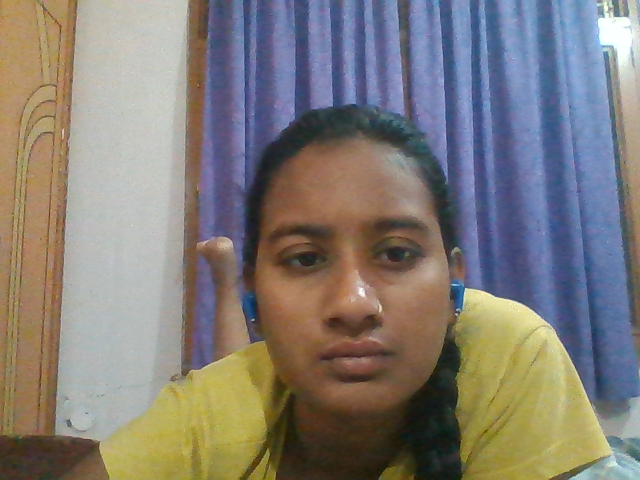
#> input picture 2.png, 640 x 480 px, given in place of the camera
$ jupyter execute day15.ipynb
#> lines starting #> are read from the running program, lines starting #| are printed output that depends on the picture; after the words box and inside, x2 and y2 are one past the last pixel; in counts of white or black regions, pixels touching at a corner belong together
[cell 1]
import cv2, plotly, plotly.express as px, skimage
vid=cv2.VideoCapture(0)
while True:
    flag,img=vid.read()
#> img is the input picture: shape (480, 640, 3); mean B, G, R 119, 124.5, 130
    if flag:
        gray_img=cv2.cvtColor(img,cv2.COLOR_BGR2GRAY)
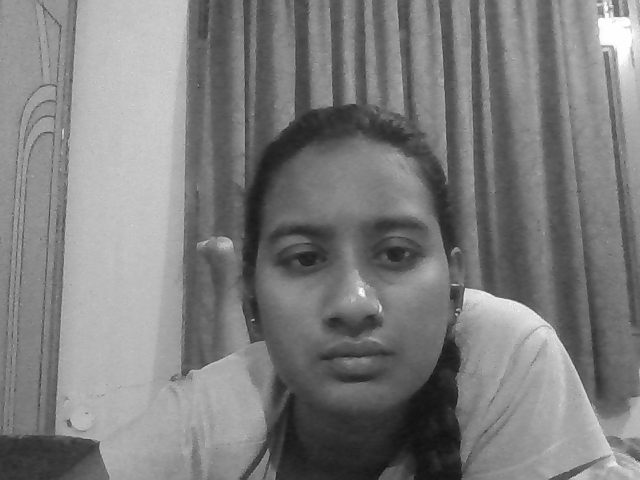
#> gray_img: shape (480, 640); min 16, max 254, mean 125.5
        blue_img=cv2.subtract(img[:,:,-3],gray_img)
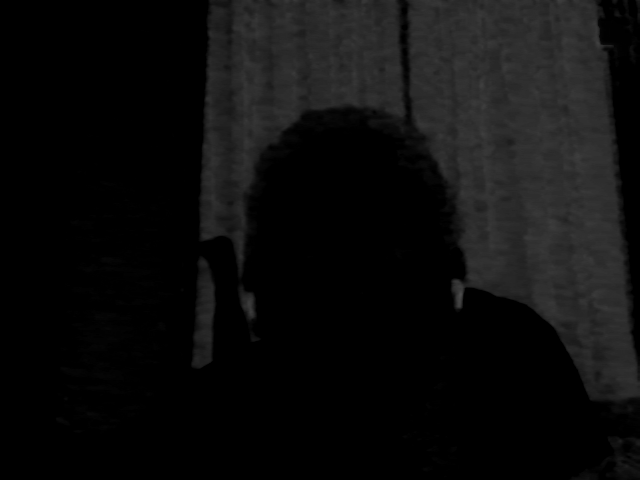
#> blue_img: shape (480, 640); min 0, max 76, mean 13.3

        th, blue_binary = cv2.threshold(blue_img,55,255,cv2.THRESH_BINARY)
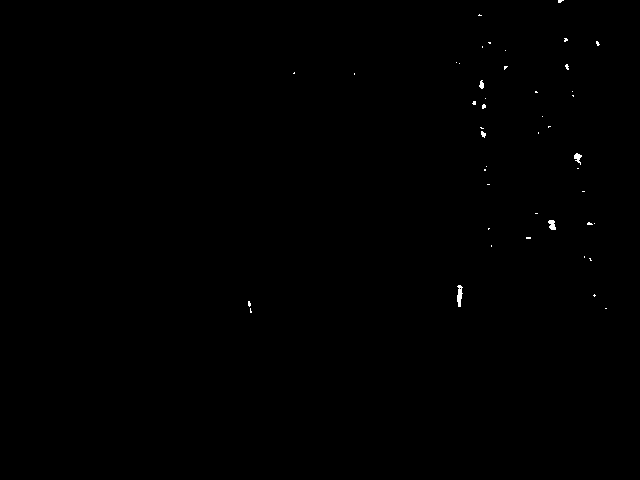
#> blue_binary: shape (480, 640); 0.15% white; 45 white regions (40 under 20 px), largest, box (x1, y1, x2, y2) and area: (457, 285, 463, 307) 87, (548, 220, 556, 230) 57, (574, 153, 582, 165) 51, (479, 80, 484, 89) 31, (481, 131, 486, 138) 23

        blue_binary2 = skimage.morphology.remove_small_objects(blue_binary.astype(bool), 150).astype('uint8')
#> blue_binary2: shape (480, 640); every value is 0

        strel=cv2.getStructuringElement(cv2.MORPH_ELLIPSE, (10,10))
        blue_binary3 = cv2.dilate(blue_binary2.astype('uint8'),strel,iterations=1)
        blue_binary4 = skimage.morphology.remove_small_holes(blue_binary3.astype(bool), 5000)

        labels = skimage.measure.label (blue_binary4)
#> labels: shape (480, 640) int32; every value is 0
        rp = skimage.measure.regionprops(labels, blue_binary4)
#> rp = []
        img_orig=img.copy()
        if len(rp)>0:
            (y1,x1,y2,x2)=rp[0].bbox
            cv2.rectangle(
                img_orig,
                pt1=(x1,y1),pt2=(x2,y2),
                color=(255,255,0),
                thickness=5
            )
        cv2.imshow('Preview',img_orig)
        key=cv2.waitKey(1)
#> (key q is pressed here)
        if key==ord('q'):
            break

cv2.destroyAllWindows()
cv2.waitKey(1)
vid.release()
